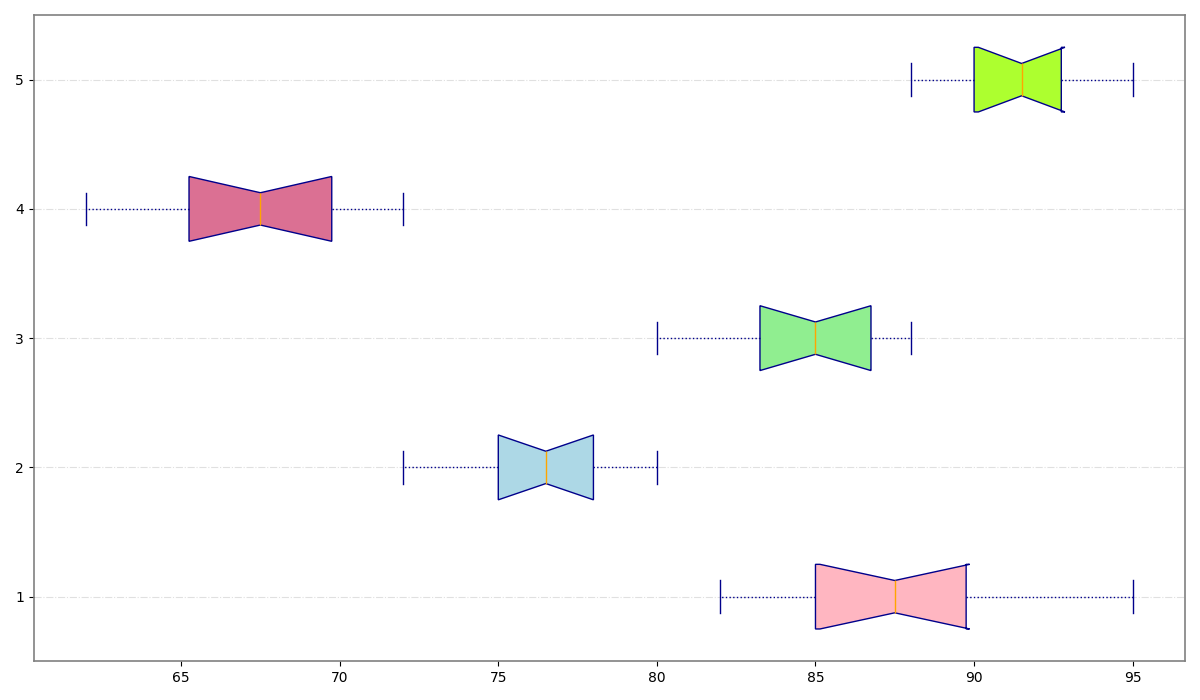

Reproduce this figure in Python.
import matplotlib.pyplot as plt
import numpy as np

# Altered Data
north_rivers = [90, 85, 83, 87, 82, 95, 85, 89, 90, 88]  # Random shuffle within the array
east_rivers = [80, 75, 78, 72, 74, 77, 79, 78, 76, 75]  # Random shuffle within the array
south_rivers = [85, 86, 80, 82, 88, 83, 84, 85, 88, 87]  # Random shuffle within the array
west_rivers = [66, 68, 65, 71, 69, 67, 64, 70, 62, 72]  # Random shuffle within the array
central_rivers = [92, 90, 89, 94, 93, 88, 91, 90, 95, 92] # Random shuffle within the array
river_qualities = [north_rivers, east_rivers, south_rivers, west_rivers, central_rivers]

fig, ax = plt.subplots(figsize=(12, 7))

# Horizontal box plot creation
box = ax.boxplot(river_qualities, patch_artist=True, notch=True, vert=False,
                 boxprops=dict(facecolor='lightgrey', color='darkblue'),
                 medianprops=dict(color='orange'),
                 whiskerprops=dict(color='darkblue', linestyle=':'),
                 capprops=dict(color='darkblue'),
                 flierprops=dict(marker='x', color='darkblue', alpha=0.7))

# Set custom colors for each box
colors = ['#FFB6C1', '#ADD8E6', '#90EE90', '#DB7093', '#ADFF2F']
for patch, color in zip(box['boxes'], colors):
    patch.set_facecolor(color)

# Grid adjustments
ax.yaxis.grid(True, linestyle='-.', color='lightgrey', alpha=0.7)

# Enhanced border with spine customization
for spine in ax.spines.values():
    spine.set_edgecolor('grey')
    spine.set_linewidth(1.2)

# Tight layout
plt.tight_layout()

plt.show()
